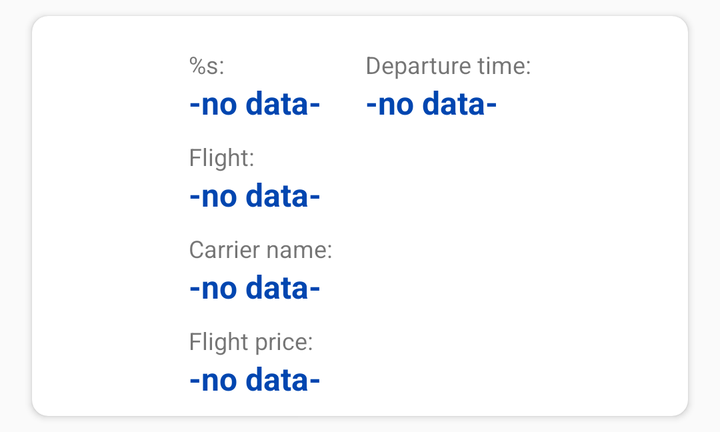
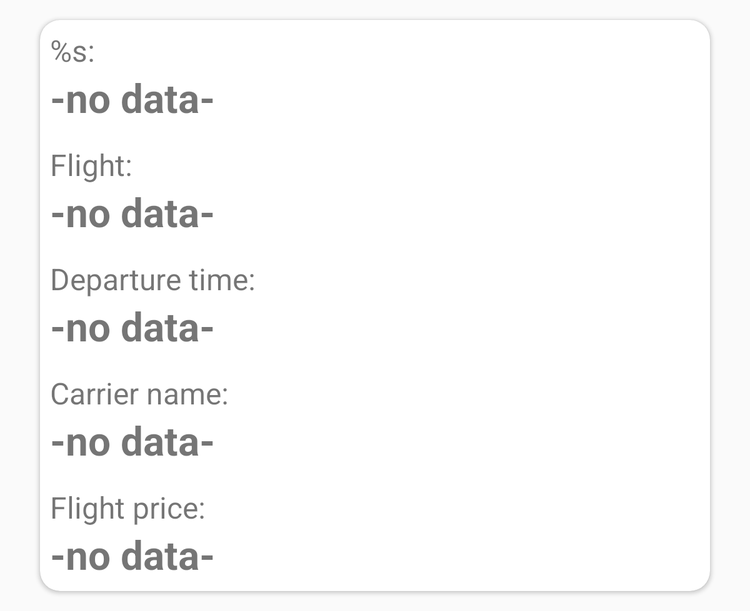

First picture: res/layout/ on a phone held upright. Second picture: the repository's own variant of that layout, on a device whose configuration matches the variant's folder. Source for both follows.
<!-- AndroidManifest.xml: application theme AppTheme -->
<!-- res/layout/tickets_item_row.xml -->
<?xml version="1.0" encoding="utf-8"?>
<androidx.cardview.widget.CardView xmlns:android="http://schemas.android.com/apk/res/android"
    xmlns:app="http://schemas.android.com/apk/res-auto"
    xmlns:tools="http://schemas.android.com/tools"
    android:layout_width="match_parent"
    android:layout_height="wrap_content"
    app:cardCornerRadius="@dimen/input_block_stroke_radius"
    android:layout_marginTop="@dimen/ticket_list_item_vertical_margin"
    android:layout_marginBottom="@dimen/ticket_list_item_vertical_margin"
    android:layout_marginStart="@dimen/ticket_list_item_horizontal_margin"
    android:layout_marginEnd="@dimen/ticket_list_item_horizontal_margin">

        <androidx.constraintlayout.widget.ConstraintLayout
            style="@style/InputBlockStyle"
            android:layout_width="match_parent"
            android:layout_height="match_parent"
            android:layout_margin="0dp">

                <TextView
                    android:id="@+id/lblDepartureDate"
                    style="@style/LabelStyle"
                    android:layout_width="wrap_content"
                    android:layout_height="wrap_content"
                    android:text="@string/label_departure_date"
                    app:layout_constraintEnd_toStartOf="@+id/lblDepartureTime"
                    app:layout_constraintHorizontal_bias="0.5"
                    app:layout_constraintStart_toStartOf="parent"
                    app:layout_constraintTop_toTopOf="parent"
                    tools:text="@string/label_departure_date" />

                <TextView
                    android:id="@+id/departureDate"
                    style="@style/DataFieldStyle"
                    android:layout_width="wrap_content"
                    android:layout_height="wrap_content"
                    app:layout_constraintStart_toStartOf="@+id/lblDepartureDate"
                    app:layout_constraintTop_toBottomOf="@+id/lblDepartureDate"
                    tools:text="@string/label_no_data" />

                <TextView
                    android:id="@+id/lblDepartureTime"
                    style="@style/LabelStyle"
                    android:layout_width="wrap_content"
                    android:layout_height="wrap_content"
                    android:text="@string/label_departure_time"
                    app:layout_constraintEnd_toEndOf="parent"
                    app:layout_constraintHorizontal_bias="0.5"
                    app:layout_constraintStart_toEndOf="@+id/lblDepartureDate"
                    app:layout_constraintTop_toTopOf="parent"
                    tools:text="@string/label_departure_time" />

                <TextView
                    android:id="@+id/departureTime"
                    style="@style/DataFieldStyle"
                    android:layout_width="wrap_content"
                    android:layout_height="wrap_content"
                    app:layout_constraintStart_toStartOf="@+id/lblDepartureTime"
                    app:layout_constraintTop_toBottomOf="@+id/lblDepartureTime"
                    tools:text="@string/label_no_data" />

                <TextView
                    android:id="@+id/lblDepartureFromTo"
                    style="@style/LabelStyle"
                    android:layout_width="wrap_content"
                    android:layout_height="wrap_content"
                    android:text="@string/label_flight"
                    app:layout_constraintStart_toStartOf="@+id/lblDepartureDate"
                    app:layout_constraintTop_toBottomOf="@+id/departureDate"
                    tools:text="@string/label_flight" />

                <TextView
                    android:id="@+id/departureFromTo"
                    style="@style/DataFieldStyle"
                    android:layout_width="0dp"
                    android:layout_height="wrap_content"
                    android:maxLines="2"
                    app:layout_constraintEnd_toEndOf="@+id/lblDepartureTime"
                    app:layout_constraintStart_toStartOf="@+id/lblDepartureDate"
                    app:layout_constraintTop_toBottomOf="@+id/lblDepartureFromTo"
                    tools:text="@string/label_no_data" />

                <TextView
                    android:id="@+id/lblCarrierName"
                    style="@style/LabelStyle"
                    android:layout_width="wrap_content"
                    android:layout_height="wrap_content"
                    android:text="@string/label_carrier_name"
                    app:layout_constraintStart_toStartOf="@+id/lblDepartureFromTo"
                    app:layout_constraintTop_toBottomOf="@+id/departureFromTo"
                    tools:text="@string/label_carrier_name" />

                <TextView
                    android:id="@+id/carrierName"
                    style="@style/DataFieldStyle"
                    android:layout_width="wrap_content"
                    android:layout_height="wrap_content"
                    android:maxLines="2"
                    app:layout_constraintStart_toStartOf="@+id/lblCarrierName"
                    app:layout_constraintTop_toBottomOf="@+id/lblCarrierName"
                    tools:text="@string/label_no_data" />

                <TextView
                    android:id="@+id/lblFlightPrice"
                    style="@style/LabelStyle"
                    android:layout_width="wrap_content"
                    android:layout_height="wrap_content"
                    android:text="@string/label_flight_price"
                    app:layout_constraintStart_toStartOf="@+id/lblCarrierName"
                    app:layout_constraintTop_toBottomOf="@+id/carrierName"
                    tools:text="@string/label_flight_price" />

                <TextView
                    android:id="@+id/flightPrice"
                    style="@style/DataFieldStyle"
                    android:layout_width="wrap_content"
                    android:layout_height="wrap_content"
                    app:layout_constraintStart_toStartOf="@+id/lblFlightPrice"
                    app:layout_constraintTop_toBottomOf="@+id/lblFlightPrice"
                    tools:text="@string/label_no_data" />

        </androidx.constraintlayout.widget.ConstraintLayout>

</androidx.cardview.widget.CardView>
<!-- resources referenced by this layout -->
<resources>
  <dimen name="input_block_stroke_radius">8dp</dimen>
  <dimen name="ticket_list_item_horizontal_margin">@dimen/indent_16dp</dimen>
  <dimen name="ticket_list_item_vertical_margin">@dimen/indent_8dp</dimen>
  <string name="label_carrier_name">Carrier name:</string>
  <string name="label_departure_date">%s:</string>
  <string name="label_departure_time">Departure time:</string>
  <string name="label_flight">Flight:</string>
  <string name="label_flight_price">Flight price:</string>
  <string name="label_no_data">-no data-</string>
  <style name="DataFieldStyle">
          <item name="android:text">@string/label_no_data</item>
          <item name="android:textColor">@color/colorPrimaryDark</item>
          <item name="android:textSize">@dimen/data_text_size</item>
          <item name="android:textStyle">bold</item>
      </style>
  <style name="InputBlockStyle">
          <item name="android:background">@drawable/input_block_background</item>
          <item name="android:layout_margin">@dimen/indent_16dp</item>
          <item name="android:padding">@dimen/indent_8dp</item>
      </style>
  <style name="LabelStyle">
          <item name="android:layout_marginTop">@dimen/indent_8dp</item>
          <item name="android:textSize">@dimen/label_text_size</item>
      </style>
  <style name="AppTheme" parent="Theme.AppCompat.Light.DarkActionBar">
          <item name="colorAccent">@color/colorAccent</item>
          <item name="colorPrimary">@color/colorPrimary</item>
          <item name="colorPrimaryDark">@color/colorPrimaryDark</item>
      </style>
  <dimen name="indent_16dp">16dp</dimen>
  <dimen name="indent_8dp">8dp</dimen>
  <color name="colorPrimaryDark">#0046b0</color>
  <dimen name="data_text_size">16sp</dimen>
  <dimen name="label_text_size">12sp</dimen>
  <color name="colorAccent">#639eff</color>
  <color name="colorPrimary">#0770e3</color>
</resources>
<!-- res/layout-sw600dp/tickets_item_row.xml (the repository's variant of the layout above) -->
<!-- drawn on a 7-inch tablet held upright -->
<?xml version="1.0" encoding="utf-8"?>
<androidx.cardview.widget.CardView xmlns:android="http://schemas.android.com/apk/res/android"
    xmlns:app="http://schemas.android.com/apk/res-auto"
    xmlns:tools="http://schemas.android.com/tools"
    android:layout_width="match_parent"
    android:layout_height="wrap_content"
    app:cardCornerRadius="@dimen/input_block_stroke_radius"
    android:layout_marginTop="@dimen/ticket_list_item_vertical_margin"
    android:layout_marginBottom="@dimen/ticket_list_item_vertical_margin"
    android:layout_marginStart="@dimen/ticket_list_item_horizontal_margin"
    android:layout_marginEnd="@dimen/ticket_list_item_horizontal_margin">

    <androidx.constraintlayout.widget.ConstraintLayout
        style="@style/InputBlockStyle"
        android:layout_width="match_parent"
        android:layout_height="match_parent"
        android:layout_margin="0dp">

        <TextView
            android:id="@+id/lblDepartureDate"
            android:layout_width="wrap_content"
            android:layout_height="wrap_content"
            android:text="@string/label_departure_date"
            android:textSize="@dimen/label_text_size"
            app:layout_constraintStart_toStartOf="parent"
            app:layout_constraintTop_toTopOf="parent"
            tools:text="@string/label_departure_date" />

        <TextView
            android:id="@+id/departureDate"
            style="@style/DataFieldStyle"
            android:layout_width="wrap_content"
            android:layout_height="wrap_content"
            app:layout_constraintStart_toStartOf="@+id/lblDepartureDate"
            app:layout_constraintTop_toBottomOf="@+id/lblDepartureDate"
            tools:text="@string/label_no_data" />

        <TextView
            android:id="@+id/lblDepartureFromTo"
            style="@style/LabelStyle"
            android:layout_width="wrap_content"
            android:layout_height="wrap_content"
            android:text="@string/label_flight"
            app:layout_constraintStart_toStartOf="parent"
            app:layout_constraintTop_toBottomOf="@+id/departureDate"
            tools:text="@string/label_flight" />

        <TextView
            android:id="@+id/departureFromTo"
            style="@style/DataFieldStyle"
            android:layout_width="wrap_content"
            android:layout_height="wrap_content"
            app:layout_constraintStart_toStartOf="@+id/lblDepartureFromTo"
            app:layout_constraintTop_toBottomOf="@+id/lblDepartureFromTo"
            tools:text="@string/label_no_data" />

        <TextView
            android:id="@+id/lblDepartureTime"
            style="@style/LabelStyle"
            android:layout_width="wrap_content"
            android:layout_height="wrap_content"
            android:text="@string/label_departure_time"
            app:layout_constraintStart_toStartOf="parent"
            app:layout_constraintTop_toBottomOf="@+id/departureFromTo"
            tools:text="@string/label_departure_time" />

        <TextView
            android:id="@+id/departureTime"
            style="@style/DataFieldStyle"
            android:layout_width="wrap_content"
            android:layout_height="wrap_content"
            app:layout_constraintStart_toStartOf="@+id/lblDepartureTime"
            app:layout_constraintTop_toBottomOf="@+id/lblDepartureTime"
            tools:text="@string/label_no_data" />

        <TextView
            android:id="@+id/lblCarrierName"
            style="@style/LabelStyle"
            android:layout_width="wrap_content"
            android:layout_height="wrap_content"
            android:text="@string/label_carrier_name"
            app:layout_constraintStart_toStartOf="parent"
            app:layout_constraintTop_toBottomOf="@+id/departureTime"
            tools:text="@string/label_carrier_name" />

        <TextView
            android:id="@+id/carrierName"
            style="@style/DataFieldStyle"
            android:layout_width="wrap_content"
            android:layout_height="wrap_content"
            app:layout_constraintStart_toStartOf="@+id/lblCarrierName"
            app:layout_constraintTop_toBottomOf="@+id/lblCarrierName"
            tools:text="@string/label_no_data" />

        <TextView
            android:id="@+id/lblFlightPrice"
            style="@style/LabelStyle"
            android:layout_width="wrap_content"
            android:layout_height="wrap_content"
            android:text="@string/label_flight_price"
            app:layout_constraintStart_toStartOf="parent"
            app:layout_constraintTop_toBottomOf="@+id/carrierName"
            tools:text="@string/label_flight_price" />

        <TextView
            android:id="@+id/flightPrice"
            style="@style/DataFieldStyle"
            android:layout_width="wrap_content"
            android:layout_height="wrap_content"
            app:layout_constraintStart_toStartOf="@+id/lblFlightPrice"
            app:layout_constraintTop_toBottomOf="@+id/lblFlightPrice"
            tools:text="@string/label_no_data" />

    </androidx.constraintlayout.widget.ConstraintLayout>

</androidx.cardview.widget.CardView>
<!-- resources referenced by the variant -->
<!-- as a 7-inch tablet held upright resolves them -->
<resources>
  <!-- from res/values-sw600dp/ -->
  <dimen name="input_block_stroke_radius">16dp</dimen>
  <!-- from res/values-sw600dp/ -->
  <dimen name="label_text_size">24sp</dimen>
  <!-- from res/values-sw600dp/ -->
  <dimen name="ticket_list_item_horizontal_margin">@dimen/indent_32dp</dimen>
  <!-- from res/values-sw600dp/ -->
  <dimen name="ticket_list_item_vertical_margin">@dimen/indent_16dp</dimen>
  <string name="label_carrier_name">Carrier name:</string>
  <string name="label_departure_date">%s:</string>
  <string name="label_departure_time">Departure time:</string>
  <string name="label_flight">Flight:</string>
  <string name="label_flight_price">Flight price:</string>
  <string name="label_no_data">-no data-</string>
  <!-- from res/values-sw600dp/ -->
  <style name="DataFieldStyle">
          <item name="android:textSize">@dimen/data_text_size</item>
          <item name="android:textStyle">bold</item>
          <item name="android:text">@string/label_no_data</item>
      </style>
  <style name="InputBlockStyle">
          <item name="android:background">@drawable/input_block_background</item>
          <item name="android:layout_margin">@dimen/indent_16dp</item>
          <item name="android:padding">@dimen/indent_8dp</item>
      </style>
  <!-- from res/values-sw600dp/ -->
  <style name="LabelStyle">
          <item name="android:layout_marginTop">@dimen/indent_16dp</item>
          <item name="android:textSize">@dimen/label_text_size</item>
      </style>
  <!-- from res/values-sw600dp/ -->
  <style name="AppTheme" parent="Theme.AppCompat.Light.DarkActionBar">
          
          <item name="colorPrimary">@color/colorPrimary</item>
          <item name="colorPrimaryDark">@color/colorPrimaryDark</item>
          <item name="colorAccent">@color/colorAccent</item>
      </style>
  <!-- from res/values-sw600dp/ -->
  <dimen name="indent_32dp">32dp</dimen>
  <!-- from res/values-sw600dp/ -->
  <dimen name="indent_16dp">16dp</dimen>
  <!-- from res/values-sw600dp/ -->
  <dimen name="data_text_size">32sp</dimen>
  <!-- from res/values-sw600dp/ -->
  <dimen name="indent_8dp">8dp</dimen>
  <color name="colorPrimary">#0770e3</color>
  <color name="colorPrimaryDark">#0046b0</color>
  <color name="colorAccent">#639eff</color>
</resources>
